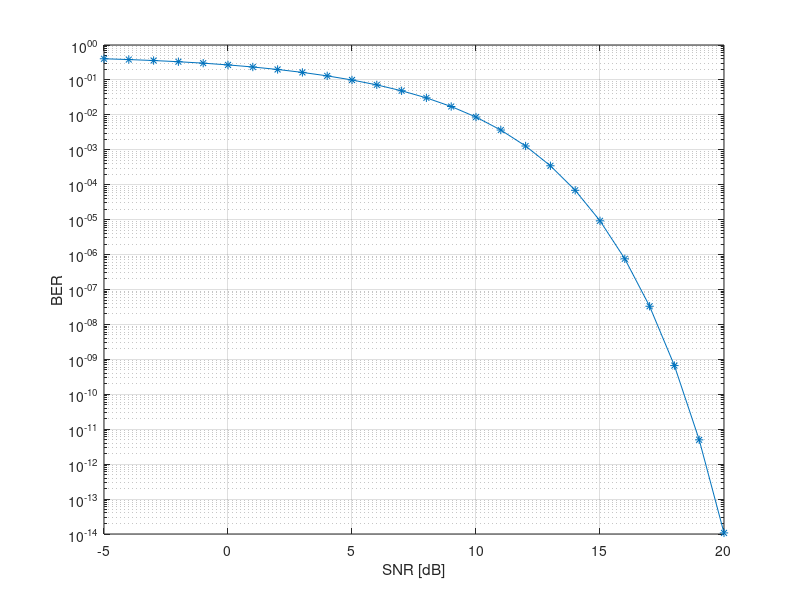

MATLAB code for this plot:
function theoryBer_dqpsk_noncoh = DQPSK_BER(SNR_dB)

if nargin == 0
    SNR_dB = -5:20;
end

M = 4;
k = log2(M);
Eb_N0_dB = SNR_dB-10*log10(k);

theoryBer_dqpsk_noncoh = zeros(1,length(SNR_dB)); % Pre-alloc
for snrIter = 1:length(SNR_dB)
    a = sqrt(2*10.^(Eb_N0_dB(snrIter)/10)*(1-sqrt(1/2)));
    b = sqrt(2*10.^(Eb_N0_dB(snrIter)/10)*(1+sqrt(1/2)));
    
    k_bessel = 0:10;
    temp = exp(-((a.^2+b.^2)/2)).*sum((a/b).^k_bessel.*besseli(k_bessel,a*b));
    theoryBer_dqpsk_noncoh(snrIter) = temp - 0.5*besseli(0,a*b)*exp(-((a.^2+b.^2)/2));
end


if nargin == 0
    figure
    semilogy(SNR_dB,theoryBer_dqpsk_noncoh,'-*')
    xlabel('SNR [dB]')
    ylabel('BER')
    grid
end